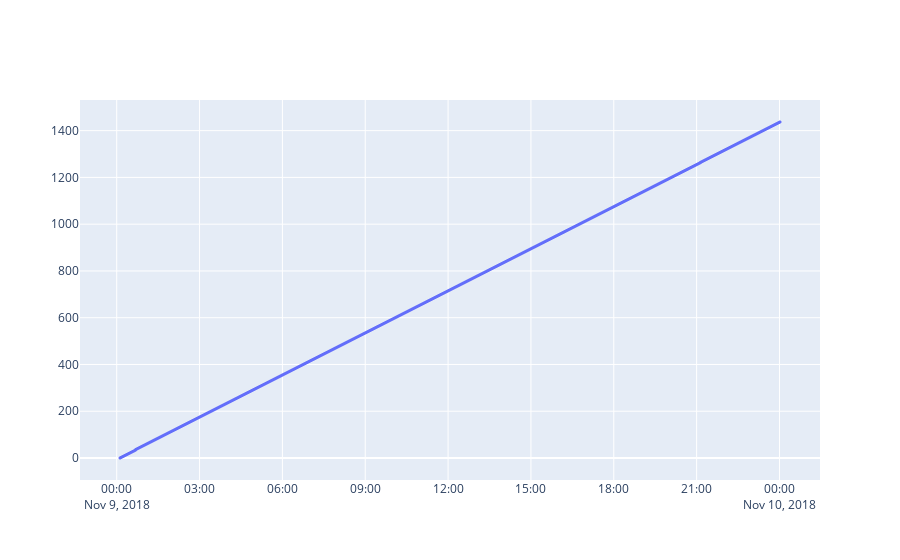

Notebook source saved alongside this figure:
### Code cell
%load_ext autoreload
%autoreload 2


fig = make_subplots(rows=1, cols=1,
                    subplot_titles=([' ']),
#                     vertical_spacing = 0.07,
                    shared_xaxes=False)

fig.add_trace(go.Scattergl(x=Obj['jb2008'].__dict__['Density']['2018.313.01']['Date'],
                         y=np.arange(0,np.size(Obj['jb2008'].__dict__['Density']['2018.313.01']['Date'])),
                        mode='markers',
                        marker=dict(
#                         color=col,
                        size=3),
                        showlegend=False),
                        row=1, col=1,
                        )


fig.update_annotations(font_size=18)  # Increase size of subplot title

fig.show(config=config)

### Figure 1 — Plotly figure (JSON) as saved in the notebook; plotly's stock layout.template omitted (floating-point values rounded to 4 significant figures; data arrays with more than 128 entries replaced by an {"elided": "..."} marker saying what was removed)
{"data": [{"marker": {"size": 3}, "mode": "markers", "showlegend": false, "type": "scattergl", "x": {"elided": "1438 str values"}, "xaxis": "x", "y": {"elided": "1438 int values"}, "yaxis": "y"}], "layout": {"annotations": [{"font": {"size": 18}, "showarrow": false, "text": " ", "x": 0.5, "xanchor": "center", "xref": "paper", "y": 1, "yanchor": "bottom", "yref": "paper"}], "xaxis": {"anchor": "y", "domain": [0, 1]}, "yaxis": {"anchor": "x", "domain": [0, 1]}}}
